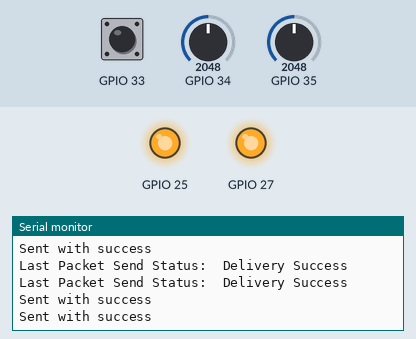
Recording of a sketch running on a simulated ESP32. Shown: output pins drawn as LEDs (lit = HIGH), the last lines printed to the serial monitor. Inputs (shaded band) come from the test bench; at power-on: GPIO 35 = 2048, GPIO 33 HIGH, GPIO 34 = 2048.

Above: at 2.7 s.
2.8 s: GPIO 35 set to 3454
At 3.6 s:
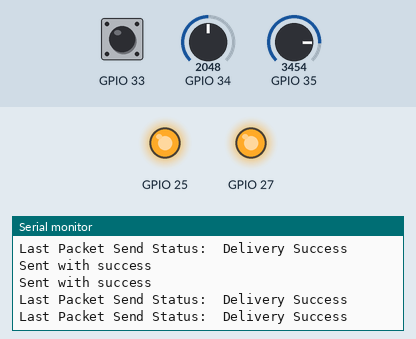
4.3 s: GPIO 35 set to 3547
At 4.8 s:
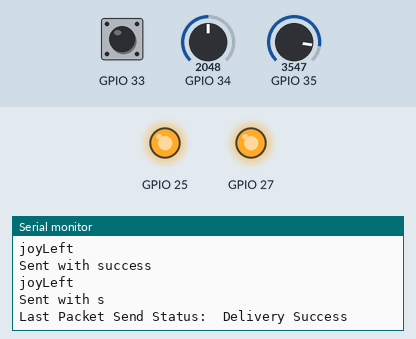

Measured:
- after the input at 4.3 s, the serial monitor: prints a new line at once (image 2)

The sketch:

ESP32_CAR_TX.ino
```cpp
/*
   @file: ESP32_CAR_TX
   @author: Zhou Xinyu
   @version: 1.0
   @date: 2021.12.31
   @brief 智能手柄控制小车
   @note:开发板为ESP32，两个开发板直接用的是WIFI模块和ESP-NOW协议进行通信
*/
#include <esp_now.h>
#include <WiFi.h>

volatile int  JoyX;
volatile int  JoyY;
volatile int  JoySW;
volatile int KeyUp;
volatile int KeyDown;


// 此处为接收的ESP32的MAC地址
uint8_t broadcastAddress[] = {0xFF, 0xFF, 0xFF, 0xFF, 0xFF, 0xFF};

// 发送数据的结构示例
// 必须匹配接收器结构
typedef struct struct_message {
  int control;
  int pwm;
} struct_message;

// 创建一个名为myData的struct_message的数据结构
struct_message myData;

// 当数据发送时回调
void OnDataSent(const uint8_t *mac_addr, esp_now_send_status_t status) {
  Serial.print("\r\nLast Packet Send Status:\t");
  Serial.println(status == ESP_NOW_SEND_SUCCESS ? "Delivery Success" : "Delivery Fail");
}

void setup() {
  Serial.begin(115200);
  // 将设备设置为Wi-Fi站
  WiFi.mode(WIFI_STA);

  // 初始化 ESP-NOW
  if (esp_now_init() != ESP_OK) {
    Serial.println("Error initializing ESP-NOW");
    return;
  }

  // 一旦ESPNow成功初始化，我们将注册Send CB来获取发送报文的状态
  esp_now_register_send_cb(OnDataSent);

  // Register peer
  esp_now_peer_info_t peerInfo;
  memcpy(peerInfo.peer_addr, broadcastAddress, 6);
  peerInfo.channel = 0;
  peerInfo.encrypt = false;

  // Add peer
  if (esp_now_add_peer(&peerInfo) != ESP_OK) {
    Serial.println("Failed to add peer");
    return;
  }
  myData.control = 0;//0:stop 1:run 2:back 3:left 4:right
  myData.pwm = 75;
  pinMode(33, INPUT_PULLUP); //设置摇杆SW为上拉输入模式
  pinMode(34, INPUT);//摇杆34,35脚设置为输入模式
  pinMode(35, INPUT);
  pinMode(25, OUTPUT);
  digitalWrite(25, HIGH);
  pinMode(27, OUTPUT);
  digitalWrite(27, HIGH);
}

void joy() {
  //摇杆函数 进入函数执行摇杆的一系列操作 此处可以自由发挥
  //判断摇杆y轴状态 JoyY这里定义>3500表示正推 <350表示反推
  if (JoyY > 3500)
  {
    myData.control = 1;
    Serial.println("joyUp");
  }
  else if (JoyY < 350)
  {
    myData.control = 2;
    Serial.println("joyDown");
  }
  //判断摇杆x轴状态 JoyX这里定义>3500表示正推 <350表示反推
  if (JoyX > 3500)
  {
    myData.control = 3;
    Serial.println("joyLeft");
  }
  else if (JoyX < 350)
  {
    myData.control = 4;
    Serial.println("joyRight");
  }
  //当摇杆没有操作时停止
  if (JoyX < 3500 && JoyX > 350 && JoyY > 350 && JoyY < 3500) {
    myData.control = 0;
  }
}

void key() {
  //按键函数 进入函数执行按键的一系列操作
  if (KeyUp == 0) {
    if (myData.pwm != 240) {
      myData.pwm += 15;
    }
    while (KeyUp == 0) {
      KeyUp = digitalRead(25);
    }
    Serial.println("KeyOn YES!");
  }
  if (KeyDown == 0) {
    if (myData.pwm != 15) {
      myData.pwm -= 15;
    }
    while (KeyDown == 0) {
      KeyDown = digitalRead(27);
    }
    Serial.println("KeyDown YES!");
  }
}

void loop() {
  JoyX = analogRead(35);
  JoyY = analogRead(34);
  JoySW = digitalRead(33);
  KeyUp  = digitalRead(25);
  KeyDown = digitalRead(27);
  joy();
  key();
  // 通过ESP-NOW发送信息
  esp_err_t result = esp_now_send(broadcastAddress, (uint8_t *) &myData, sizeof(myData));

  if (result == ESP_OK) {
    Serial.println("Sent with success");
  }
  else {
    Serial.println("Error sending the data");
  }
}
```
